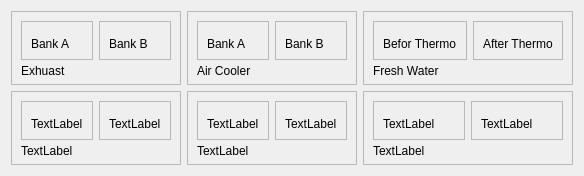
      <widget class="QWidget" name="gauges">
       <layout class="QGridLayout" name="gridLayout">
        <item row="0" column="0">
         <widget class="QFrame" name="frame_3">
          <property name="frameShape">
           <enum>QFrame::StyledPanel</enum>
          </property>
          <property name="frameShadow">
           <enum>QFrame::Raised</enum>
          </property>
          <layout class="QVBoxLayout" name="verticalLayout_4">
           <item>
            <layout class="QHBoxLayout" name="horizontalLayout_2">
             <item>
              <widget class="QFrame" name="frame_2">
               <property name="frameShape">
                <enum>QFrame::StyledPanel</enum>
               </property>
               <property name="frameShadow">
                <enum>QFrame::Raised</enum>
               </property>
               <layout class="QVBoxLayout" name="verticalLayout_2">
                <item>
                 <widget class="AnalogGaugeWidget" name="gauge_exhuast_a" native="true"/>
                </item>
                <item>
                 <widget class="QLabel" name="label">
                  <property name="minimumSize">
                   <size>
                    <width>15</width>
                    <height>0</height>
                   </size>
                  </property>
                  <property name="maximumSize">
                   <size>
                    <width>16777215</width>
                    <height>13</height>
                   </size>
                  </property>
                  <property name="text">
                   <string>Bank A</string>
                  </property>
                 </widget>
                </item>
               </layout>
              </widget>
             </item>
             <item>
              <widget class="QFrame" name="frame_4">
               <property name="frameShape">
                <enum>QFrame::StyledPanel</enum>
               </property>
               <property name="frameShadow">
                <enum>QFrame::Raised</enum>
               </property>
               <layout class="QVBoxLayout" name="verticalLayout_3">
                <item>
                 <widget class="AnalogGaugeWidget" name="gauge_exhuast_b" native="true"/>
                </item>
                <item>
                 <widget class="QLabel" name="label_2">
                  <property name="minimumSize">
                   <size>
                    <width>15</width>
                    <height>0</height>
                   </size>
                  </property>
                  <property name="maximumSize">
                   <size>
                    <width>16777215</width>
                    <height>13</height>
                   </size>
                  </property>
                  <property name="text">
                   <string>Bank B</string>
                  </property>
                 </widget>
                </item>
               </layout>
              </widget>
             </item>
            </layout>
           </item>
           <item>
            <widget class="QLabel" name="label_4">
             <property name="maximumSize">
              <size>
               <width>16777215</width>
               <height>9</height>
              </size>
             </property>
             <property name="text">
              <string>Exhuast</string>
             </property>
            </widget>
           </item>
          </layout>
         </widget>
        </item>
        <item row="0" column="1">
         <widget class="QFrame" name="frame_5">
          <property name="frameShape">
           <enum>QFrame::StyledPanel</enum>
          </property>
          <property name="frameShadow">
           <enum>QFrame::Raised</enum>
          </property>
          <layout class="QVBoxLayout" name="verticalLayout_5">
           <item>
            <layout class="QHBoxLayout" name="horizontalLayout_3">
             <item>
              <widget class="QFrame" name="frame_6">
               <property name="frameShape">
                <enum>QFrame::StyledPanel</enum>
               </property>
               <property name="frameShadow">
                <enum>QFrame::Raised</enum>
               </property>
               <layout class="QVBoxLayout" name="verticalLayout_6">
                <item>
                 <widget class="AnalogGaugeWidget" name="gauge_cooler_a" native="true"/>
                </item>
                <item>
                 <widget class="QLabel" name="label_5">
                  <property name="minimumSize">
                   <size>
                    <width>15</width>
                    <height>0</height>
                   </size>
                  </property>
                  <property name="maximumSize">
                   <size>
                    <width>16777215</width>
                    <height>13</height>
                   </size>
                  </property>
                  <property name="text">
                   <string>Bank A</string>
                  </property>
                 </widget>
                </item>
               </layout>
              </widget>
             </item>
             <item>
              <widget class="QFrame" name="frame_7">
               <property name="frameShape">
                <enum>QFrame::StyledPanel</enum>
               </property>
               <property name="frameShadow">
                <enum>QFrame::Raised</enum>
               </property>
               <layout class="QVBoxLayout" name="verticalLayout_7">
                <item>
                 <widget class="AnalogGaugeWidget" name="gauge_cooler_b" native="true"/>
                </item>
                <item>
                 <widget class="QLabel" name="label_6">
                  <property name="minimumSize">
                   <size>
                    <width>15</width>
                    <height>0</height>
                   </size>
                  </property>
                  <property name="maximumSize">
                   <size>
                    <width>16777215</width>
                    <height>13</height>
                   </size>
                  </property>
                  <property name="text">
                   <string>Bank B</string>
                  </property>
                 </widget>
                </item>
               </layout>
              </widget>
             </item>
            </layout>
           </item>
           <item>
            <widget class="QLabel" name="label_7">
             <property name="maximumSize">
              <size>
               <width>16777215</width>
               <height>9</height>
              </size>
             </property>
             <property name="text">
              <string>Air Cooler</string>
             </property>
            </widget>
           </item>
          </layout>
         </widget>
        </item>
        <item row="0" column="2">
         <widget class="QFrame" name="frame_8">
          <property name="frameShape">
           <enum>QFrame::StyledPanel</enum>
          </property>
          <property name="frameShadow">
           <enum>QFrame::Raised</enum>
          </property>
          <layout class="QVBoxLayout" name="verticalLayout_8">
           <item>
            <layout class="QHBoxLayout" name="horizontalLayout_4">
             <item>
              <widget class="QFrame" name="frame_9">
               <property name="frameShape">
                <enum>QFrame::StyledPanel</enum>
               </property>
               <property name="frameShadow">
                <enum>QFrame::Raised</enum>
               </property>
               <layout class="QVBoxLayout" name="verticalLayout_9">
                <item>
                 <widget class="AnalogGaugeWidget" name="gauge_fw_be" native="true"/>
                </item>
                <item>
                 <widget class="QLabel" name="label_8">
                  <property name="minimumSize">
                   <size>
                    <width>15</width>
                    <height>0</height>
                   </size>
                  </property>
                  <property name="maximumSize">
                   <size>
                    <width>16777215</width>
                    <height>13</height>
                   </size>
                  </property>
                  <property name="text">
                   <string>Befor Thermo</string>
                  </property>
                 </widget>
                </item>
               </layout>
              </widget>
             </item>
             <item>
              <widget class="QFrame" name="frame_10">
               <property name="frameShape">
                <enum>QFrame::StyledPanel</enum>
               </property>
               <property name="frameShadow">
                <enum>QFrame::Raised</enum>
               </property>
               <layout class="QVBoxLayout" name="verticalLayout_10">
                <item>
                 <widget class="AnalogGaugeWidget" name="gauge_fw_af" native="true"/>
                </item>
                <item>
                 <widget class="QLabel" name="label_9">
                  <property name="minimumSize">
                   <size>
                    <width>15</width>
                    <height>0</height>
                   </size>
                  </property>
                  <property name="maximumSize">
                   <size>
                    <width>16777215</width>
                    <height>13</height>
                   </size>
                  </property>
                  <property name="text">
                   <string>After Thermo</string>
                  </property>
                 </widget>
                </item>
               </layout>
              </widget>
             </item>
            </layout>
           </item>
           <item>
            <widget class="QLabel" name="label_10">
             <property name="maximumSize">
              <size>
               <width>16777215</width>
               <height>9</height>
              </size>
             </property>
             <property name="text">
              <string>Fresh Water</string>
             </property>
            </widget>
           </item>
          </layout>
         </widget>
        </item>
        <item row="1" column="0">
         <widget class="QFrame" name="frame_11">
          <property name="frameShape">
           <enum>QFrame::StyledPanel</enum>
          </property>
          <property name="frameShadow">
           <enum>QFrame::Raised</enum>
          </property>
          <layout class="QVBoxLayout" name="verticalLayout_11">
           <item>
            <layout class="QHBoxLayout" name="horizontalLayout_5">
             <item>
              <widget class="QFrame" name="frame_12">
               <property name="frameShape">
                <enum>QFrame::StyledPanel</enum>
               </property>
               <property name="frameShadow">
                <enum>QFrame::Raised</enum>
               </property>
               <layout class="QVBoxLayout" name="verticalLayout_12">
                <item>
                 <widget class="AnalogGaugeWidget" name="widget_7" native="true"/>
                </item>
                <item>
                 <widget class="QLabel" name="label_11">
                  <property name="minimumSize">
                   <size>
                    <width>15</width>
                    <height>0</height>
                   </size>
                  </property>
                  <property name="maximumSize">
                   <size>
                    <width>16777215</width>
                    <height>13</height>
                   </size>
                  </property>
                  <property name="text">
                   <string>TextLabel</string>
                  </property>
                 </widget>
                </item>
               </layout>
              </widget>
             </item>
             <item>
              <widget class="QFrame" name="frame_13">
               <property name="frameShape">
                <enum>QFrame::StyledPanel</enum>
               </property>
               <property name="frameShadow">
                <enum>QFrame::Raised</enum>
               </property>
               <layout class="QVBoxLayout" name="verticalLayout_13">
                <item>
                 <widget class="AnalogGaugeWidget" name="widget_8" native="true"/>
                </item>
                <item>
                 <widget class="QLabel" name="label_12">
                  <property name="minimumSize">
                   <size>
                    <width>15</width>
                    <height>0</height>
                   </size>
                  </property>
                  <property name="maximumSize">
                   <size>
                    <width>16777215</width>
                    <height>13</height>
                   </size>
                  </property>
                  <property name="text">
                   <string>TextLabel</string>
                  </property>
                 </widget>
                </item>
               </layout>
              </widget>
             </item>
            </layout>
           </item>
           <item>
            <widget class="QLabel" name="label_13">
             <property name="maximumSize">
              <size>
               <width>16777215</width>
               <height>9</height>
              </size>
             </property>
             <property name="text">
              <string>TextLabel</string>
             </property>
            </widget>
           </item>
          </layout>
         </widget>
        </item>
        <item row="1" column="1">
         <widget class="QFrame" name="frame_14">
          <property name="frameShape">
           <enum>QFrame::StyledPanel</enum>
          </property>
          <property name="frameShadow">
           <enum>QFrame::Raised</enum>
          </property>
          <layout class="QVBoxLayout" name="verticalLayout_14">
           <item>
            <layout class="QHBoxLayout" name="horizontalLayout_6">
             <item>
              <widget class="QFrame" name="frame_15">
               <property name="frameShape">
                <enum>QFrame::StyledPanel</enum>
               </property>
               <property name="frameShadow">
                <enum>QFrame::Raised</enum>
               </property>
               <layout class="QVBoxLayout" name="verticalLayout_15">
                <item>
                 <widget class="AnalogGaugeWidget" name="widget_9" native="true"/>
                </item>
                <item>
                 <widget class="QLabel" name="label_14">
                  <property name="minimumSize">
                   <size>
                    <width>15</width>
                    <height>0</height>
                   </size>
                  </property>
                  <property name="maximumSize">
                   <size>
                    <width>16777215</width>
                    <height>13</height>
                   </size>
                  </property>
                  <property name="text">
                   <string>TextLabel</string>
                  </property>
                 </widget>
                </item>
               </layout>
              </widget>
             </item>
             <item>
              <widget class="QFrame" name="frame_16">
               <property name="frameShape">
                <enum>QFrame::StyledPanel</enum>
               </property>
               <property name="frameShadow">
                <enum>QFrame::Raised</enum>
               </property>
               <layout class="QVBoxLayout" name="verticalLayout_16">
                <item>
                 <widget class="AnalogGaugeWidget" name="widget_10" native="true"/>
                </item>
                <item>
                 <widget class="QLabel" name="label_15">
                  <property name="minimumSize">
                   <size>
                    <width>15</width>
                    <height>0</height>
                   </size>
                  </property>
                  <property name="maximumSize">
                   <size>
                    <width>16777215</width>
                    <height>13</height>
                   </size>
                  </property>
                  <property name="text">
                   <string>TextLabel</string>
                  </property>
                 </widget>
                </item>
               </layout>
              </widget>
             </item>
            </layout>
           </item>
           <item>
            <widget class="QLabel" name="label_16">
             <property name="maximumSize">
              <size>
               <width>16777215</width>
               <height>9</height>
              </size>
             </property>
             <property name="text">
              <string>TextLabel</string>
             </property>
            </widget>
           </item>
          </layout>
         </widget>
        </item>
        <item row="1" column="2">
         <widget class="QFrame" name="frame_17">
          <property name="frameShape">
           <enum>QFrame::StyledPanel</enum>
          </property>
          <property name="frameShadow">
           <enum>QFrame::Raised</enum>
          </property>
          <layout class="QVBoxLayout" name="verticalLayout_17">
           <item>
            <layout class="QHBoxLayout" name="horizontalLayout_7">
             <item>
              <widget class="QFrame" name="frame_18">
               <property name="frameShape">
                <enum>QFrame::StyledPanel</enum>
               </property>
               <property name="frameShadow">
                <enum>QFrame::Raised</enum>
               </property>
               <layout class="QVBoxLayout" name="verticalLayout_18">
                <item>
                 <widget class="AnalogGaugeWidget" name="widget_11" native="true"/>
                </item>
                <item>
                 <widget class="QLabel" name="label_17">
                  <property name="minimumSize">
                   <size>
                    <width>15</width>
                    <height>0</height>
                   </size>
                  </property>
                  <property name="maximumSize">
                   <size>
                    <width>16777215</width>
                    <height>13</height>
                   </size>
                  </property>
                  <property name="text">
                   <string>TextLabel</string>
                  </property>
                 </widget>
                </item>
               </layout>
              </widget>
             </item>
             <item>
              <widget class="QFrame" name="frame_19">
               <property name="frameShape">
                <enum>QFrame::StyledPanel</enum>
               </property>
               <property name="frameShadow">
                <enum>QFrame::Raised</enum>
               </property>
               <layout class="QVBoxLayout" name="verticalLayout_19">
                <item>
                 <widget class="QWidget" name="widget_12" native="true"/>
                </item>
                <item>
                 <widget class="QLabel" name="label_18">
                  <property name="minimumSize">
                   <size>
                    <width>15</width>
                    <height>0</height>
                   </size>
                  </property>
                  <property name="maximumSize">
                   <size>
                    <width>16777215</width>
                    <height>13</height>
                   </size>
                  </property>
                  <property name="text">
                   <string>TextLabel</string>
                  </property>
                 </widget>
                </item>
               </layout>
              </widget>
             </item>
            </layout>
           </item>
           <item>
            <widget class="QLabel" name="label_19">
             <property name="maximumSize">
              <size>
               <width>16777215</width>
               <height>9</height>
              </size>
             </property>
             <property name="text">
              <string>TextLabel</string>
             </property>
            </widget>
           </item>
          </layout>
         </widget>
        </item>
       </layout>
      </widget>
